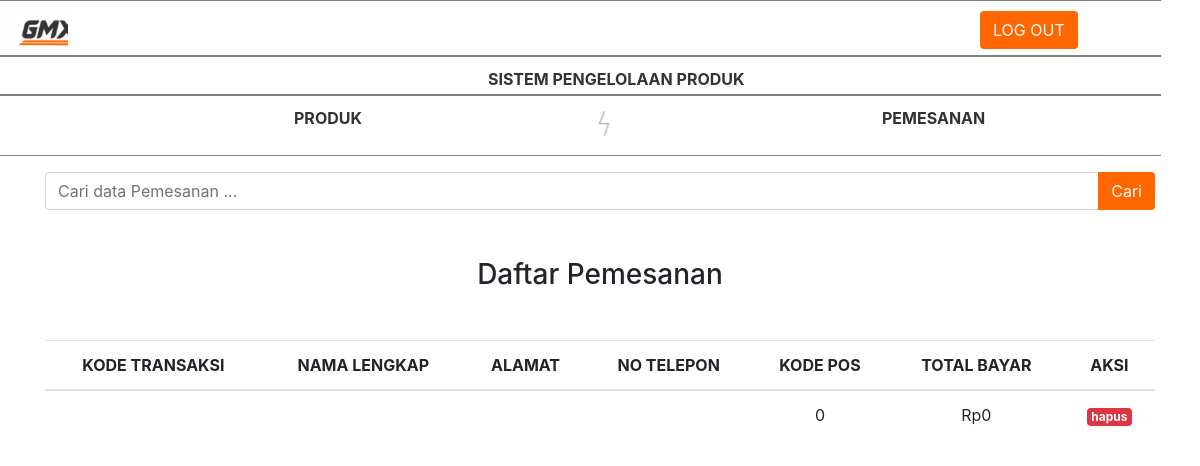
Before: /index.php/admin/datapemesanan with the older database file.
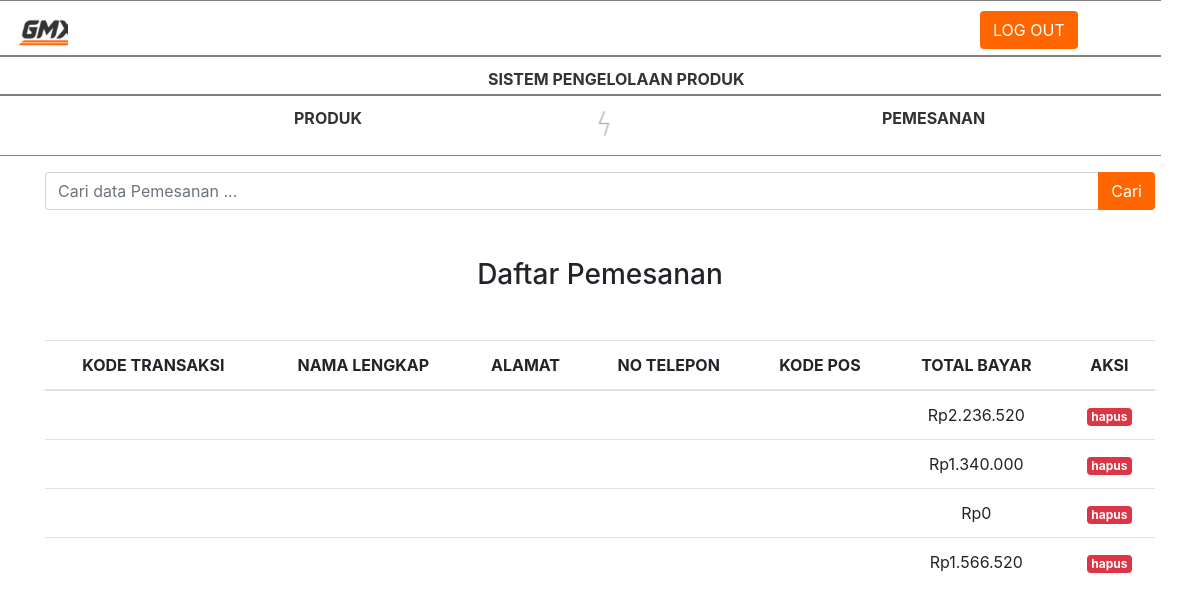
After: the same page with the newer database file.
### tables this page shows
CREATE TABLE `pemesanan` (
  `nopemesanan` int(11) NOT NULL,
  `namasementara` varchar(10) NOT NULL,
  `totalbayar` int(11) DEFAULT NULL,
  `kodetransaksi` varchar(10) DEFAULT NULL,
  `kurirpengiriman` varchar(10) DEFAULT NULL,
  `metodepembayaran` varchar(10) DEFAULT NULL,
  `namalengkap` varchar(100) DEFAULT NULL,
  `alamattujuan` varchar(200) DEFAULT NULL,
  `nomortelepon` varchar(20) DEFAULT NULL,
  `email` varchar(100) DEFAULT NULL,
  `provinsi` varchar(50) DEFAULT NULL,
  `kodepos` int(5) DEFAULT NULL
);

### application/controllers/admin.php (called while the page is built, shortened)
<?php
class admin extends CI_Controller {
	public function __construct()
	{
		$this->load->model('Madmin');
		$this->load->library('form_validation');
        $this->load->helper('url');
		$this->load->helper('string');
		$this->load->database();
	}
	public function datapemesanan()
	{
		$data['pemesanan'] = $this->Madmin->daftarpemesanan();
		$this->load->view('template/adminheader');
		$this->load->view('admin/datapemesanan',$data);
	}
}

### index.php (called while the page is built, shortened)
<?php
require_once BASEPATH.'core/CodeIgniter.php';

### application/models/Madmin.php (called while the page is built, shortened)
<?php
class Madmin extends CI_Model
{
	public function daftarpemesanan()
	{
		$this->db->select('*');
		$this->db->from('pemesanan');
		$query = $this->db->get();
		return $query->result_array();
	}
}

### application/views/admin/datapemesanan.php (the view, shortened to what this page needs)
<div class="container">
    <div class="row mt-3">
        <div class="col md-6">
            <form action="" method="post">
                <div class="input-group">
                    <input type="text" class="form-control" placeholder="Cari data Pemesanan ... " name="keyword">
                    <div class="input-group-append">
                        <button class="btn" style="background:#FF6600;color: white" type="submit">Cari</button>
                    </div>
                </div>
            </form>
        </div>
    </div>
    <div class="row mt-5">
        <div class="col">
            <h3 class="text-center">Daftar Pemesanan</h3>
            <table class="table mt-5">
                <thead>
                    <tr>
                        <th class="text-center" scope="col">KODE TRANSAKSI</th>
                        <th class="text-center" scope="col">NAMA LENGKAP</th>
                        <th class="text-center" scope="col">ALAMAT</th>
                        <th class="text-center" scope="col">NO TELEPON</th>
                        <th class="text-center" scope="col">KODE POS</th>
                        <th class="text-center" scope="col">TOTAL BAYAR</th>
                        <th class="text-center" scope="col">AKSI</th>
                    </tr>
                </thead>
                <tbody class="text-center">
                        <?php if(is_array($pemesanan)){ foreach ($pemesanan as $p) { ?>
                        <tr>
                            <td class="text-center"><?= $p['kodetransaksi']; ?></td>
                            <td class="text-center"><?= $p['namalengkap']; ?></td>
                            <td class="text-center"><?= $p['alamattujuan']; ?></td>
                            <td class="text-center"><?= $p['nomortelepon']; ?></td>
                            <td class="text-center"><?= $p['kodepos']; ?></td>
                            <td class="text-center">Rp<?= number_format($p['totalbayar'],0,",","."); ?></td>
                            <td class="text-center">
                                <a href="<?= base_url(); ?>admin/hapusPesanan/<?= $p['nopemesanan'] ?>" class="badge badge-danger float-center" onclick="return confirm('Apakah anda yakin menghapus data ini?');" ?>hapus</a>
                            </td>
                        </tr></tr><?php }} ?>
                </tbody>
            </table>
        </div>
    </div>
</div>

Changed rows visible on the page:
changed pemesanan (number 1 of 4 on the later page): totalbayar "0" → "2.236.520"; kodepos "0" → (not shown)
added pemesanan: totalbayar "1.340.000"
added pemesanan: totalbayar "0"
added pemesanan: totalbayar "1.566.520"
